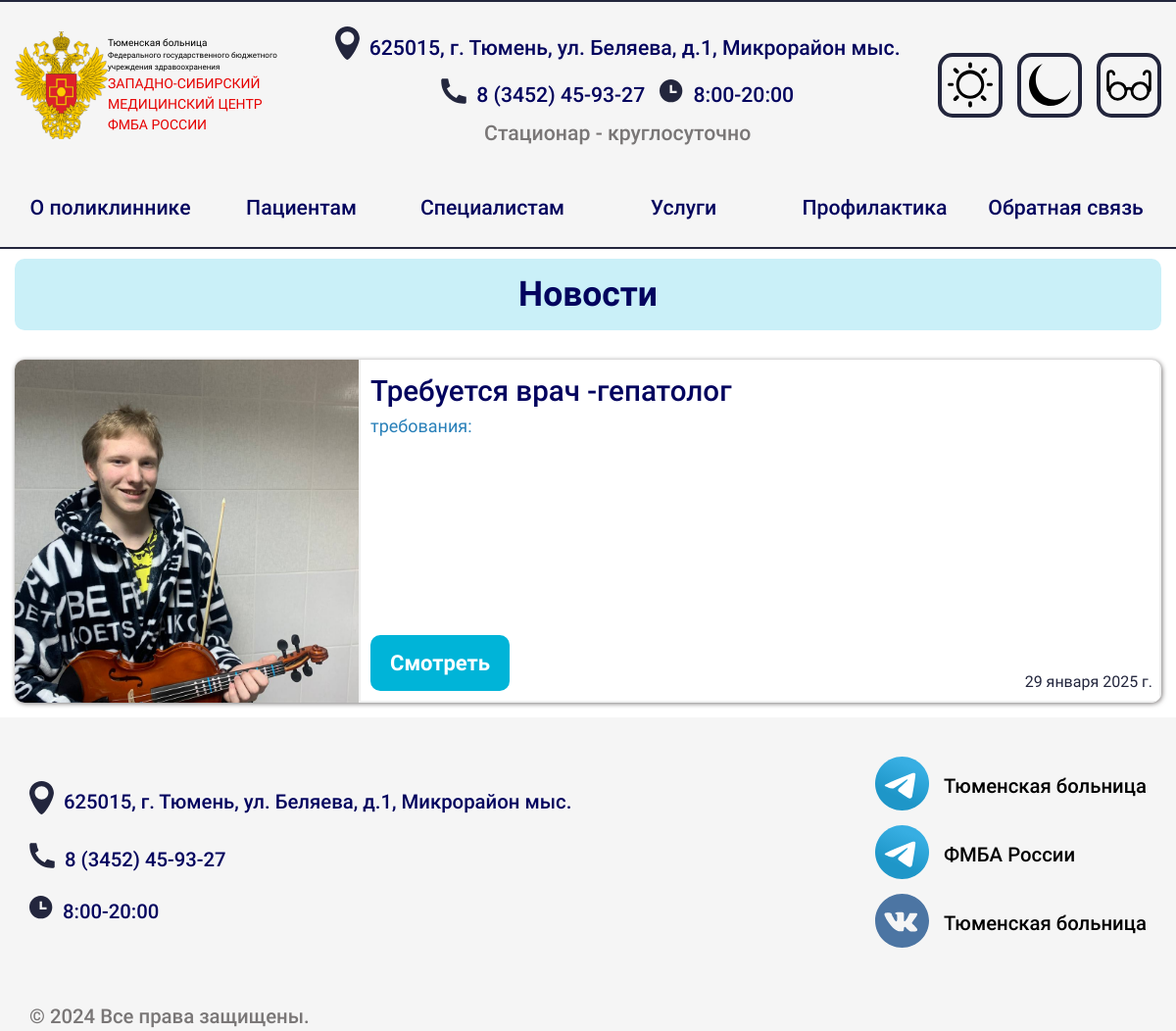
Page /news/ on the committed database.
### News/models.py (models this page shows, shortened)
class News(models.Model):
    title = models.CharField(max_length=200)
    content = RichTextField()
    image = models.ImageField(upload_to='news_images/', blank=True, null=True)  # Изменено
    created_at = models.DateTimeField(auto_now_add=True)
    verbose_name = 'Мое Приложение'
    class Meta:
        verbose_name = "новость"
        verbose_name_plural = "Новости"

### News/views.py (the view)
# urls.py: path('', news_list, name='news_list'),
def news_list(request):
    news_items = News.objects.all()
    return render(request, 'news/news.html', {'news_items': news_items})

### News/templates/news/news.html (shortened to what this page needs)
{% extends 'base.html' %}
{% load static %}
{% block content %}
  <section class="hero">
    <div class="hero__wrapper container">
      <h1 class="section__title background-border middle">Новости</h1>
    </div>
  </section>
  <section class="news">
    <div class="news__wrapper container">
      <ul class="news__list all-news">
        {% for news in news_items %}
          <li class="news__item">
            <article class="blog full">
              {% if news.image %}
                <img src="{{ news.image.url }}" alt="{{ news.title }}" class="blog__image full" />
              {% else %}
                <img src="{% static 'deps/images/news/news-placeholder.png' %}" alt="Новость" class="blog__image full" />
              {% endif %}
              <div class="blog__body">
                <h2 class="blog__title section__title small">{{ news.title|truncatewords:10 }}</h2>
                <div class="blog__content">
                  {{ news.content|truncatewords:10|safe }}
                </div>
                <time datetime="{{ news.created_at }}" class="blog__datatime">{{ news.created_at.date }}</time>
                <a href="{% url 'news_info' news.id %}" class="button-standart blog__link main abs over">Смотреть</a>
              </div>
            </article>
          </li>
        {% endfor %}
      </ul>
    </div>
  </section>
{% endblock %}

### rows in the picture
News: image (picture), title "Требуется врач -гепатолог", content "требования:", created_at "29 января 2025 г."
